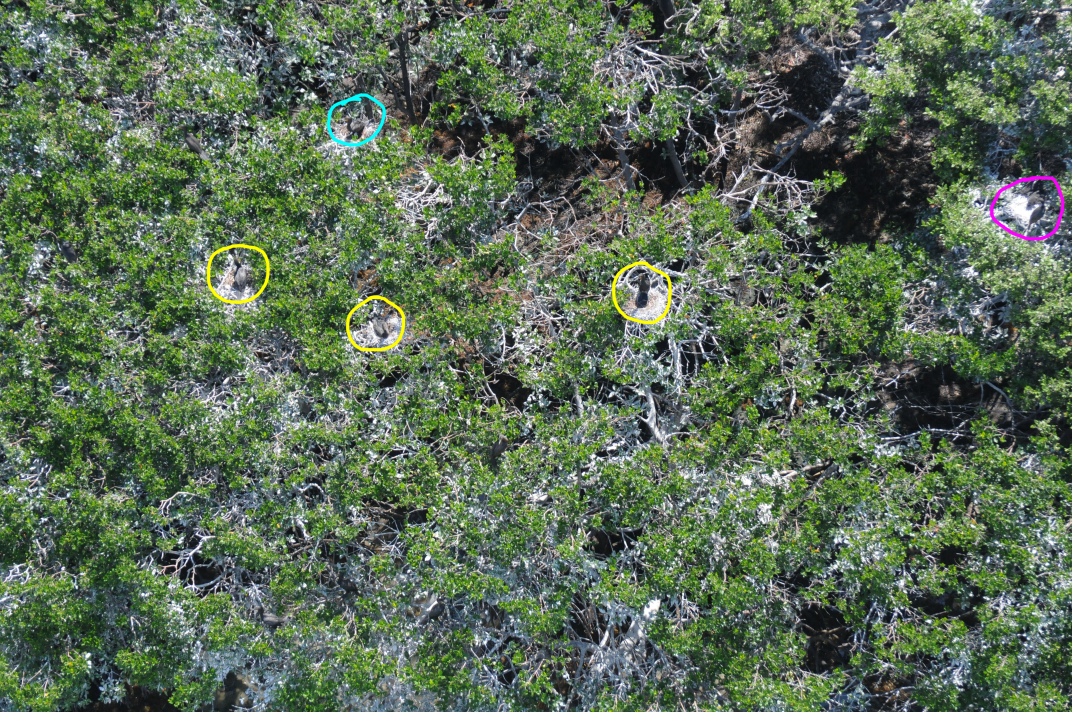
#> input picture image1.jpg, 4288 x 2848 px (shown at 1/4 size)
$ jupyter execute BirdsImageProcessing.ipynb   (shell and % lines are left out)
#> lines starting #> are read from the running program, lines starting #| are printed output that depends on the picture
[cell 1]
import matplotlib.image as mpimg
import matplotlib.pyplot as plt
import numpy as np
import skimage
from skimage import io
import sys
sys.setrecursionlimit(10000000)

[cell 2]
'''
import os
from pydrive.auth import GoogleAuth
from pydrive.drive import GoogleDrive
from google.colab import auth
from oauth2client.client import GoogleCredentials

# 1. Authenticate and create the PyDrive client.
auth.authenticate_user()
gauth = GoogleAuth()
gauth.credentials = GoogleCredentials.get_application_default()
drive = GoogleDrive(gauth)

# choose a local (colab) directory to store the data.
local_download_path = os.path.expanduser('~/birds_data')
try:
  os.makedirs(local_download_path)
except: pass

# 2. Auto-iterate using the query syntax
#    https://developers.google.com/drive/v2/web/search-parameters
file_list = drive.ListFile(
    {'q': "'1-kILh7-OMeCYny7rlycroie7scKvmDQ-' in parents"}).GetList()

for f in file_list:
  # [6 lines of commented-out code are left out]
  if f['title'] == '20180620_BISC_BirdFlight_SOKE_0362_copy.jpg':
    print('title: %s, id: %s' % (f['title'], f['id']))
    fname = os.path.join(local_download_path, f['title'])
    print('downloading to {}'.format(fname))
    f_ = drive.CreateFile({'id': f['id']})
    f_.GetContentFile(fname)
'''

[cell 3]
#pathnames = glob.glob('/root/birds_data/20180620_BISC_BirdFlight_SOKE_0362_copy.jpg', recursive=True)
#print(pathnames)
#img = mpimg.imread(pathnames[0]) #The processed image
img = io.imread('image1.jpg')
#> img is the input picture: shape (2848, 4288, 3); mean R, G, B 89.7, 107.6, 84.8
plt.imshow(img)

[cell 4]
#arr = skimage.io.imread('20180620_BISC_BirdFlight_SOKE_0362_copy.jpg') In case we need more speed? Messy to work with 3D array though

[cell 5]
# [5 lines of commented-out code are left out]
def isYellow(triple):
  return (triple[0] <= 255 and triple[0] >= 200 and triple[1] <= 255 and triple[1] >= 200 and triple[2] <= 50 and triple[2] >= 0)

def isCyan(triple):
  return (triple[0] <= 130 and triple[0] >= 0 and triple[1] <= 255 and triple[1] >= 150 and triple[2] <= 255 and triple[2] >= 150)

def isPink(triple):
  return (triple[0] <= 255 and triple[0] >= 200 and triple[1] <= 60 and triple[1] >= 0 and triple[2] <= 255 and triple[2] >= 200)

def isBlue(triple):
  return (triple[0] <= 60 and triple[0] >= 0 and triple[1] <= 100 and triple[1] >= 0 and triple[2] <= 255 and triple[2] >= 200)

def isMuxoColor(triple):
  if isPink(triple):
    return isPink
  elif isCyan(triple):
    return isCyan
  elif isBlue(triple):
    return isBlue
  elif isYellow(triple):
    return isYellow
  else:
    return False

[cell 6]
row1 = img[0]

[cell 7]
# THIS APPROACH DOES NOT WORK (it finds a global xmin and xmax, ymin and ymax
# for each color)
# i.e. two yellow circles in the same column will be marked together in one really
# tall bounding box
# approach without recursion (hopefully faster because of how NumPy uses C)

# each color in the list is of the form [[rmin, rmax],[gmin,gmax],[bmin,bmax]]
'''
for color in color_list:
  whether_color = color[0][0] < img[:,:0] and color[0][1] > img[:,:,0] and \
  color[1][0] < img[:,:,1] and color[1][1] > img[:,:,1] and \
  color[2][0] < img[:,:,2] and color[2][1] > img[:,;.2]

  # list of [x,y] pairs that have the given color
  array_of_locations_of_color = np.argwhere(whether_color),
  [xmax,ymax] = np.amax(array_of_locations_of_color, axis=0)
  [xmin,ymin] = np.amin(array_of_locations_of_color, axis=0)
'''

[cell 8]
#boundingCoordinates is a list of the defining coordinates of each circle
boundingCoordinates = [] #[[rmin, rmax], [cmin, cmax]], [[rmin, rmax], [cmin, cmax]]
                            #Circle 1                      #Circle 2

img = img[325 : 637, 1257 : 1601]
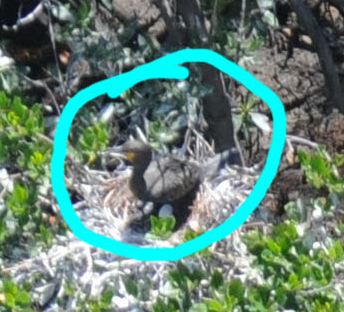
#> img: shape (312, 344, 3); mean R, G, B 99.5, 130.8, 118
plt.imshow(img)
visited_map = np.zeros(img.shape[:2], dtype=bool)
curr_bounds = [len(img) + 1, -1, len(img[0]) + 1, -1]
#> curr_bounds = [313, -1, 345, -1]
#curr_bounds = {"rmin": len(img) + 1, "rmax": -1, "cmin":len(img[0]) + 1, "cmax": -1}
print(curr_bounds)
#| [313, -1, 345, -1]

def find_circles(img):
    global curr_bounds
    first = False
    for i, row in enumerate(img):
        for j, triple in enumerate(row):
            color_func = isMuxoColor(triple)
            #is Muxo color returns a function
            if (color_func):
                visited_map = np.zeros(img.shape, dtype=bool) # makes this an array of all False
                curr_bounds = [len(img) + 1, -1, len(img[0]) + 1, -1]
                #curr_bounds = {"rmin": len(img) + 1, "rmax": -1, "cmin":len(img[0]) + 1, "cmax": -1}
                find_coordinates(img, i, j, color_func)
                print(curr_bounds)
                rmin = curr_bounds[0]
                rmax = curr_bounds[1]
                cmin = curr_bounds[2]
                cmax = curr_bounds[3]
                boundingCoordinates.append(curr_bounds)
                img[rmin : rmax, cmin: cmax] = [0, 0, 0]
                first = True
                #to account for handwriting, filter out bounding boxes where
                #(ymin-ymax) is very different from (xmin-xmax)
            if (first):
                break
        if (first):
            break
#> this loop made 49 passes
#| [53, 258, 52, 282]
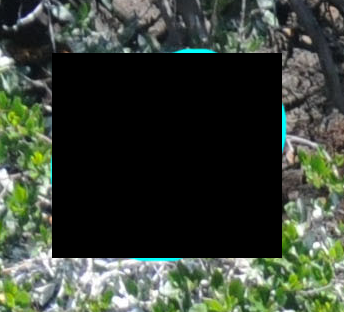
#> img: shape (312, 344, 3); mean R, G, B 56.8, 65.1, 54.1
#> after the loop, boundingCoordinates = [[53, 258, 52, 282]]


#the [row, column] rgb triple we have flagged as part of a circle

# walks along contiguous segment of image with given color
# returns [[rmin,rmax],[cmin,cmax]] for that segment -> will be used to
# give coordinates of the bounding box later
def find_coordinates(img, row_id, col_id, color_func):
    global curr_bounds
    if visited_map[row_id][col_id]:
        return None
    visited_map[row_id][col_id] = True
    if not color_func(img[row_id][col_id]): # out of circle
        return None
    # need to change to <= and >= instead of < and >
    if row_id > curr_bounds[1]:
        curr_bounds[1] = row_id
    elif row_id < curr_bounds[0]:
        curr_bounds[0] = row_id
    elif col_id < curr_bounds[2]:
        curr_bounds[2] = col_id
    elif col_id > curr_bounds[3]:
        curr_bounds[3] = col_id
    find_coordinates(img, row_id - 5, col_id + 5, color_func)
    find_coordinates(img, row_id + 5, col_id + 5, color_func)
    find_coordinates(img, row_id + 5, col_id - 5, color_func)
    find_coordinates(img, row_id, col_id - 5, color_func)
    # [7 lines of commented-out code are left out]
    return None

[cell 9]
#Overlay rectangles defined by coordinates onto copy of original image

Another approach: https://www.codingame.com/playgrounds/38470/how-to-detect-circles-in-images

Canney edge detection --> find strong edges (colored circles will be especially
strong) --> step through circles (parameterized by r and theta) and add points
that are shared by Canney strong edges --> this (should) eliminate handwriting

--> /then/ draw bounding boxes (by taking xmin, xmax, ymin, ymax) for each
parameterized circle

[cell 10]
find_circles(img)

Our function is tail-recursive, so this should work:
https://stackoverflow.com/questions/13591970/does-python-optimize-tail-recursion

(we just need to make it a while loop)

And this might end up being important (passing a list to simultaneous recursive calls): https://docs.python.org/3/library/copy.html

[cell 11]
print(boundingCoordinates)
#| [[53, 258, 52, 282]]

open CV function: identify colors in an image by specifying their rgb boundaries
https://www.pyimagesearch.com/2014/08/04/opencv-python-color-detection/

[cell 12]
print(visited_map)

[cell 13]
plt.imshow(img)

[cell 14]
plt.imshow(visited_map)
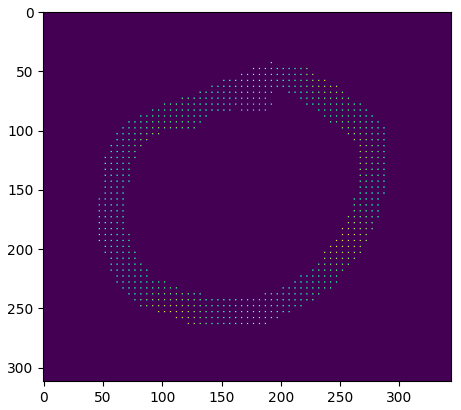
#> figure drawn by matplotlib, 1 panel
